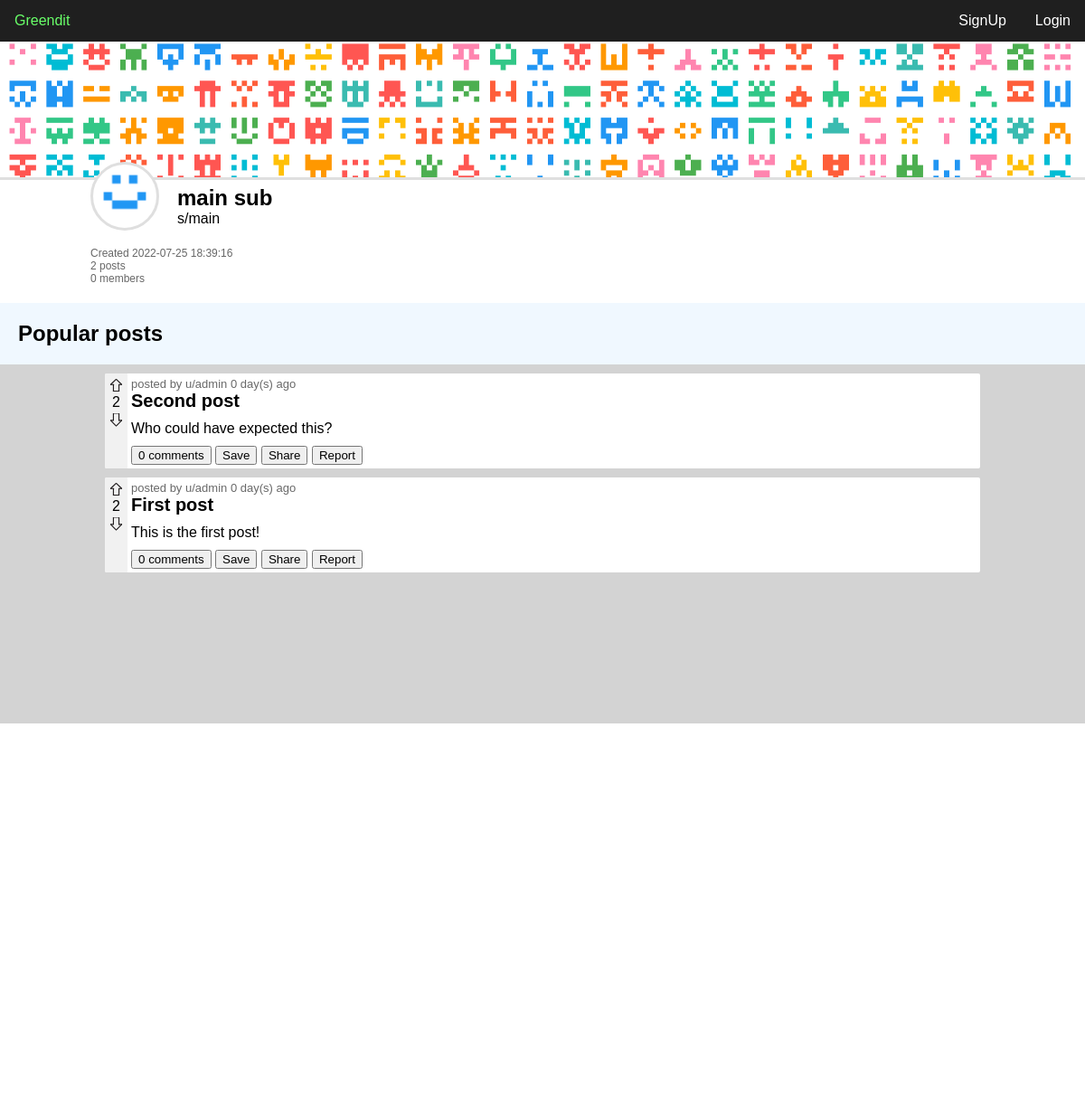
/subs.php?name=main, run on the app's committed database.
### tables this page shows
create table if not exists communities (
    community_id int not null auto_increment,
    name varchar(45) not null,
    shortname varchar(24) not null,
    user_id int not null,
    created_at datetime not null default current_timestamp,
    primary key (community_id),
    index fk_user_idx (user_id asc) visible,
    constraint fk_user_id foreign key (user_id) references users (user_id)
);

create table if not exists posts (
    post_id int not null auto_increment,
    title varchar(45) not null,
    content text,
    hash varchar(6) not null,
    user_id int not null,
    community_id int not null,
    status enum('public','draft','removed'),
    created_at datetime not null default current_timestamp,
    primary key (post_id),
    index fk_posts_users (user_id asc) visible,
    index fk_community1_idx (community_id asc) visible,
    constraint fk_posts_users foreign key (user_id) references users (user_id),
    constraint fk_community1 foreign key (community_id) references communities (community_id) on delete cascade
);

create table if not exists users (
    user_id int not null auto_increment,
    email varchar(45) null default null,
    username varchar(45) not null,
    password varchar(256) not null,
    created_at datetime not null default current_timestamp,
    primary key (user_id)
);

### require/db_connect.php (called while the page is built, shortened)
<?php
    $conn = new mysqli('127.0.0.1', 'root', '', 'greendit');
    function query($sql) {
        global $conn;
        $result = $conn->query($sql);
        return $result->fetch_all(MYSQLI_ASSOC);
    }
    function rows($sql) {
        global $conn;
        $result = $conn->query($sql);
        return $result->num_rows;
    }
    function row($sql) {
        global $conn;
        $result = $conn->query($sql);
        return $result->fetch_assoc();
    }
?>

### subs.php (the view, shortened to what this page needs)
<?php require('require/header.php'); ?>
<link rel="stylesheet" href="css/community.css">
<?php
    $name = $_GET['name'];
    require_once('require/db_connect.php');
    $community = row('select * from communities where shortname = "' . $name . '"');
    function plural($word,$num) {
        return $word.'s';
    }
    $posts = rows('select * from posts where community_id = ' . $community['community_id']);
    $users = rows('select * from joined_communities where community_id = ' . $community['community_id']);
    echo '
    <div class="community-header">
        <img class="community-background" src="resources/community.png" alt="">
        <div class="community-banner">
            <img class="community-pfp" src="resources/com.png" alt="">
            <div class="community-banner-main">
                <div class="top">
                    <h2>' . $community['name'] . '</h2>
                </div>
                <a href="subs/' . $community['shortname'] . '">s/' . $community['shortname'] . '</a>
            </div>
        </div>
        <div class="community-main">
            <div class="community-stats">
                <p>Created ' . $community['created_at'] . '</p>
                <p>' . $posts . ' '.plural('post',$posts).'</p>
                <p>' . $users . ' '.plural('member',$users).'</p>
            </div>
        </div>
    </div>
    ';
?>
<main>
    <h2>Popular posts</h2>
    <div id="feed">
        <?php
            require 'require/feed.php';
            if (!isset($_GET['post']) && !isset($_GET['comment'])) {
                $sql = 'select * from posts where community_id='.$community['community_id'].' order by post_id desc';
                $posts = query($sql);
                foreach ($posts as $post) {
                    postHTML($post,false);
                }
            }
        ?>
    </div>
</main>
<?php require('require/footer.php'); ?>

### require/header.php (shortened to what this page needs)
<!DOCTYPE html>
<html>
<head>
    <link rel="stylesheet" href="css/nav.css">
    <link rel="stylesheet" href="css/feed.css">
    <link rel="stylesheet" href="css/main.css">
    <link rel="stylesheet" href="css/form.css">
    <link rel="stylesheet" href="css/user.css">
    <link rel="stylesheet" href="css/footer.css">
</head>
<body>
    <header>
        <?php require 'nav.php'; ?>
    </header>

### require/nav.php (shortened to what this page needs)
<nav>
    <a href="index.php" class="green">Greendit</a>
    <?php
        if (isset($_SESSION['username'],$_SESSION['user_id'])) {
            $username = $_SESSION['username'];
            echo '<a href="users/'.$username.'">u/'. $username . '</a>';
            echo '<a href="logout.php">Logout</a>';
        } else {
            echo '<a href="login.php">Login</a>';
            echo '<a href="register.php">SignUp</a>';
        }
    ?>
</nav>

### require/feed.php (shortened to what this page needs)
<?php
    function postHTML($post, $show_community = true, $show_user = true) {
        $user = row('select * from users where user_id=' . $post['user_id']);
        $comments = rows('select * from comments where post_id=' . $post['post_id']);
        $likes = rows('select * from post_likes where post_id=' . $post['post_id']);
        $dislikes = rows('select * from post_dislikes where post_id=' . $post['post_id']);
        $totalLikes = $likes - $dislikes;
        $date = $post['created_at'];
        $datediff = time() - strtotime($date);
        $date = round($datediff / (60 * 60 * 24));
        $liked = 0;
        $disliked = 0;
        $post_media = query('select * from post_media where post_id = ' . $post['post_id']);
        $content = '';
        if (count($post_media) > 0) {
            $file_name = $post_media[0]['file_name'];
            $extension = explode($file_name,'.')[1];
            $image_extensions = array('png','jpg','jpeg','tiff','bmp');
            $video_extensions = array('mp4','wav','mov');
            if (in_array($extension, $image_extensions)) {
                $content = '<div class="image-collage">';
                foreach ($post_media as $media) {
                    $content .= '<img src="resources/uploads/fullres/' . $media['file_name'] . '">';
                }
                $content .= '</div>';
            } else if (in_array($extension, $video_extensions)) {
                echo '
                <video width="XXX" height="XXX">
                    <source src="resources/uploads/fullres/' . $post_media[0]['file_name'] . '" type="XXX">
                    Your browser does not support the video tag.
                </video>
                ';
            }
        } else {
            $content = '<p>'.$post['content'].'</p>';
        }
        $post_head = '<div class="head">';
        if ($show_user) {
            $post_head .= 'posted by
            <a href="users/'.$user['username'].'">
            u/'. $user['username'] . '
            </a>';
        }
        $post_head .= $date . ' day(s) ago </div>';
        echo '
        <div class="post" data-hash="'.$post['hash'].'">
            <div class="left">
                <div class="arrow-wrapper">
                    <button class="upvote"><img src="resources/upvote'.($liked?'_full':'').'.svg"></button>
                    <span class="like-count">'.$totalLikes.'</span>
                    <button class="downvote"><img src="resources/downvote'.($disliked?'_full':'').'.svg"></button>
                </div>
            </div>
            <div class="right">
                '.$post_head.'
                <h2>' . $post['title'] . '</h2>
                '.$content.'
                <div class="footer">
                    <button class="comment-btn">' . $comments . ' comments</button>
                    <button class="save-btn">Save</button>
                    <button class="share-btn">Share</button>
                    <button class="report-btn">Report</button>
                </div>
            </div>
        </div>
        ';
    }
?>

### require/footer.php
<footer>
    <p>Daniel Bengl &copy; 2022</p>
</footer>
</body>
</html>

### css/nav.css (style rules this page uses)
:root { font-family: 'Lucida Sans', 'Lucida Sans Regular', 'Lucida Grande', 'Lucida Sans Unicode', Geneva, Verdana, sans-serif; }
body, html { margin: 0; font-family: Arial, Helvetica, sans-serif; overflow-x: hidden; }
header nav { overflow: hidden; background-color: rgb(31, 31, 31); }
header nav a { float: right; color: #ffffff; text-align: center; padding: 14px 16px; text-decoration: none; font-size: 1em; }
header nav a:first-child { float: left; }

### css/feed.css (style rules this page uses)
main { padding: 0 20px 0 20px; min-height: 100%; display: flex; flex-direction: column; }
#feed { padding: 0 0 0 0; background-color: lightgray; margin: 0 -20px 0 -20px; padding: 10px 10% 10px 10%; flex-grow: 1; }
.post { background-color: white; border-radius: 2px; margin-bottom: 10px; display: flex; }
.post h2 { margin-bottom: 0; margin-top: 0; font-size: 20px; }
.post .right p { margin-top: 10px; margin-bottom: 10px; }
.like-count { text-align: center; }
.post .left { float: left; background-color: #f1f1f1; border-top-left-radius: 2px; border-bottom-left-radius: 2px; padding: 6px; }
.right { padding: 4px; padding-right: 10px; }
.post .head { color: #696969; font-size: 13px; }
.post .head a { color: #696969; text-decoration: none; }
.arrow-wrapper { display: flex; flex-direction: column; }
.arrow-wrapper button { border: 0; background: none; font-weight: bold; padding: 0; width: 13px; }
.arrow-wrapper .downvote { transform: rotate(180deg); }

### css/main.css (style rules this page uses)
.green { color: #69ff69; }

### css/form.css (style rules this page uses)
body, html { height: 100%; }

### css/footer.css (style rules this page uses)
footer { width: 100%; background-color: rgb(31, 31, 31); color: white; padding: 10px; text-align: center; }

### css/community.css (style rules this page uses)
.community-background { width: 100%; height: 150px; object-fit: cover; overflow: hidden; border-bottom: 3px solid #dfdfdf; }
.community-pfp { border: 3px solid #dfdfdf; margin: -10px; margin-bottom: 10px; }
.community-pfp { float: left; margin-right: 30px; border-radius: 50%; width: 70px; margin-top: -10px; position: relative; top: -7px; left: 10px; height: 70px; background-color: white; }
.community-banner { padding-left: 100px; margin-top: -7px; }
.community-banner-main { padding-top: 9px; }
.community-banner h2 { margin: 0; }
.community-main { padding: 22px 0 20px 100px; }
.community-main p { margin-top: 0; margin-bottom: 0; color: #676767; font-size: 12px; }
.community-banner a { color: #000; text-decoration: none; }
main { background-color: aliceblue; }

### data on the page
communities: name "main sub", shortname "main", created_at "2022-07-25 18:39:16"
posts: totalLikes "2", user.username "admin", created_at "0", title "Second post", content "Who could have expected this?", comments "0"
posts: totalLikes "2", user.username "admin", created_at "0", title "First post", content "This is the first post!", comments "0"

### other printed values
$posts "2"
plural('post',$posts) "posts"
$users "0"
plural('member',$users) "members"
